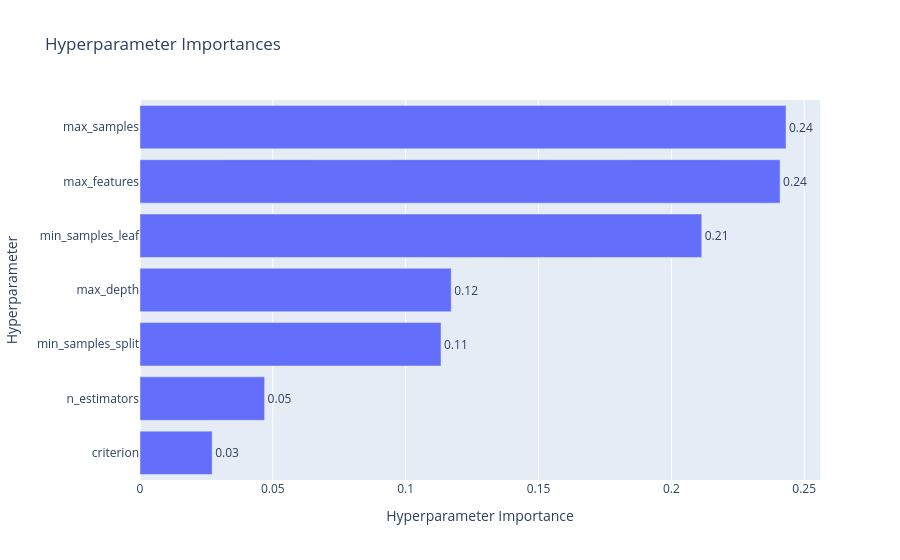

Write notebook code for a chart like this one.
### Code cell
optuna.visualization.plot_param_importances(study)

### Figure 1 — Plotly figure (JSON) as saved in the notebook; plotly's stock layout.template omitted (floating-point values rounded to 4 significant figures)
{"data": [{"cliponaxis": false, "hovertemplate": ["criterion (CategoricalDistribution): 0.0271591214640386<extra></extra>", "n_estimators (IntDistribution): 0.0469014648300391<extra></extra>", "min_samples_split (IntDistribution): 0.11328975756578846<extra></extra>", "max_depth (IntDistribution): 0.1171417263770286<extra></extra>", "min_samples_leaf (IntDistribution): 0.21143625305311886<extra></extra>", "max_features (CategoricalDistribution): 0.24092208663527243<extra></extra>", "max_samples (FloatDistribution): 0.24314959007471398<extra></extra>"], "name": "Objective Value", "orientation": "h", "text": ["0.03", "0.05", "0.11", "0.12", "0.21", "0.24", "0.24"], "textposition": "outside", "type": "bar", "x": [0.02716, 0.0469, 0.1133, 0.1171, 0.2114, 0.2409, 0.2431], "y": ["criterion", "n_estimators", "min_samples_split", "max_depth", "min_samples_leaf", "max_features", "max_samples"]}], "layout": {"title": {"text": "Hyperparameter Importances"}, "xaxis": {"title": {"text": "Hyperparameter Importance"}}, "yaxis": {"title": {"text": "Hyperparameter"}}}}
